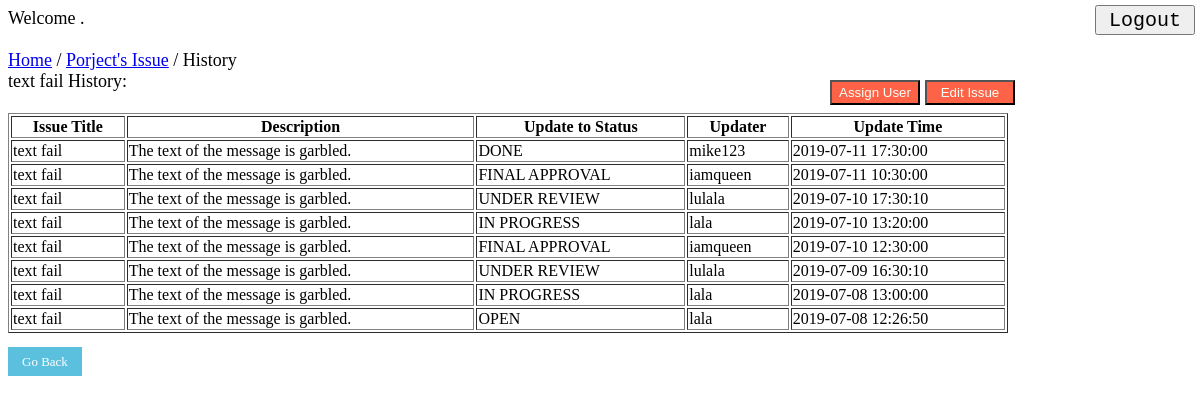
Screenshot of /history.php?iid=4 with the database file from the repository.
### tables this page shows
CREATE TABLE issue (
  iid int NOT NULL AUTO_INCREMENT,
  pid int NOT NULL,
  reporter int NOT NULL,
  reportTime datetime NOT NULL,
  title varchar(1000) DEFAULT NULL,
  idescription text DEFAULT NULL,
  currentStatus int NOT NULL,
  PRIMARY KEY (iid),
  KEY pid (pid),
  KEY reporter (reporter),
  KEY currentStatus (currentStatus),
  CONSTRAINT issue_ibfk_1 FOREIGN KEY (pid) REFERENCES project (pid) ON DELETE CASCADE ON UPDATE CASCADE,  
  CONSTRAINT issue_ibfk_2 FOREIGN KEY (reporter) REFERENCES user (uid) ON DELETE CASCADE ON UPDATE CASCADE,
  CONSTRAINT issue_ibfk_3 FOREIGN KEY (currentStatus) REFERENCES status (sid) ON DELETE CASCADE ON UPDATE CASCADE
);

CREATE TABLE history (
  iid int NOT NULL,
  htitle varchar(1000) DEFAULT NULL,
  hdescription text DEFAULT NULL,
  update_to_sid int NOT NULL, 
  uid int NOT NULL,
  updateTime datetime NOT NULL,
  PRIMARY KEY (iid, update_to_sid, uid, updateTime),
  KEY iid (iid),
  KEY update_to_sid (update_to_sid),
  KEY uid (uid),
  CONSTRAINT report_ibfk_1 FOREIGN KEY (iid) REFERENCES issue (iid) ON DELETE CASCADE ON UPDATE CASCADE,
  CONSTRAINT report_ibfk_2 FOREIGN KEY (update_to_sid) REFERENCES status (sid) ON DELETE CASCADE ON UPDATE CASCADE,
  CONSTRAINT report_ibfk_3 FOREIGN KEY (uid) REFERENCES user (uid) ON DELETE CASCADE ON UPDATE CASCADE
);

CREATE TABLE status (
  sid int NOT NULL AUTO_INCREMENT,
  sname varchar(1000) DEFAULT NULL,
  PRIMARY KEY (sid)
);

CREATE TABLE user (
  uid int NOT NULL AUTO_INCREMENT,
  email varchar(40) NOT NULL,
  username varchar(40) NOT NULL,
  password varchar(40) NOT NULL,
  PRIMARY KEY (uid)
);

### history.php (the view, shortened to what this page needs)
<?php
    include("include.php");
    function showHistory($pid, $iid){
        global $mysqli;
        echo "<font size=4>";
        echo '<table width="1000" border="1">';
        echo '<tr><th>Issue Title</th><th>Description</th><th>Update to Status</th><th>Updater</th><th>Update Time</th></tr>';
        $result = $mysqli->query("select iid, htitle, hdescription, sname, username, updateTime from history h, status s, user u where h.iid = '$iid' and h.update_to_sid = s.sid and h.uid = u.uid order by updateTime desc");
        if($result){
            while ($row = $result->fetch_row()){
                if($row[0] != ""){
                    echo '<tr>';
                    echo '<td>'.$row[1].'</td>';
                    echo '<td>'.$row[2].'</td>';
                    echo '<td>'.$row[3].'</td>';
                    echo '<td>'.$row[4].'</td>';
                    echo '<td>'.$row[5].'</td>';
                }
            }
        }
        echo "</table>";
        echo '<br><a href=issue.php?pid='.$pid.' id="btn_goback">Go Back</a>';
        echo "</font>";
    }
    if(isset($_GET['iid'])) {
        echo '<input type="button" value="Logout" onclick="location.href=\'logout.php\'" style="position:absolute;right:5px;top:5px;width:100px;height:30px;font-size:20px;font-family:monospace;">';
        echo '<form method="POST">';
        echo '<input type="submit" value="Assign User" name="assuser" style="position:absolute;left:830px;top:80px;width:90px;height:25px;background-color:#FF6347;color:#F5FFFA;">';
        echo '<input type="submit" value="Edit Issue" name="editiss" style="position:absolute;left:925px;top:80px;width:90px;height:25px;background-color:#FF6347;color:#F5FFFA;">';
        echo '</form>';
        $iid = htmlspecialchars($_GET['iid'], ENT_QUOTES);
        $uid = htmlspecialchars($_SESSION["uid"], ENT_QUOTES);
        $username = htmlspecialchars($_SESSION["username"], ENT_QUOTES);
        echo "<font size=4>";
        echo "Welcome $username. <br><br>";
        echo '<a href="index.php">Home</a> / ';
        echo "</font>";
        if($result = $mysqli->query("select pid, title from issue where iid = '$iid' ")){
            $row = $result->fetch_assoc();
            $pid = $row['pid'];
            $title = $row['title'];
            echo "<font size=4>";
            echo '<a href=issue.php?pid='.$pid.'>Porject\'s Issue</a> / History <br>';
            echo $title.' History: <br><br>';
            echo "</font>";
            $lead_result = $mysqli->query("select adminid from lead where adminid = '$uid' and pid = '$pid' ");
            if(isset($_POST["assuser"])) {
                if($lead_result->num_rows != 0){
                    assignUser($pid, $iid);
                }
                else{
                    echo '<script language="javascript">';
                    echo 'alert("You are not authorized to assign any user on this project.")';
                    echo '</script>';
                    showHistory($pid, $iid);
                }
            }
            else{
                showHistory($pid, $iid);
            }
        }
    }
?>
<!DOCTYPE html>
<html>
<head>
</head>
</html>

### history.php (style rules this page uses)
#btn_goback { color: #fff; background-color: #5bc0de; border-color: #5bc0de; padding: 7px 14px; text-decoration:none; width: 100px; height: 30px; font-size: small; }

### rows the page displays
issue: title "text fail"
history: htitle "text fail", hdescription "The text of the message is garbled.", update_to_sid.sname "DONE", uid.username "mike123", updateTime "2019-07-11 17:30:00"
history: htitle "text fail", hdescription "The text of the message is garbled.", update_to_sid.sname "FINAL APPROVAL", uid.username "iamqueen", updateTime "2019-07-11 10:30:00"
history: htitle "text fail", hdescription "The text of the message is garbled.", update_to_sid.sname "UNDER REVIEW", uid.username "lulala", updateTime "2019-07-10 17:30:10"
history: htitle "text fail", hdescription "The text of the message is garbled.", update_to_sid.sname "IN PROGRESS", uid.username "lala", updateTime "2019-07-10 13:20:00"
history: htitle "text fail", hdescription "The text of the message is garbled.", update_to_sid.sname "FINAL APPROVAL", uid.username "iamqueen", updateTime "2019-07-10 12:30:00"
history: htitle "text fail", hdescription "The text of the message is garbled.", update_to_sid.sname "UNDER REVIEW", uid.username "lulala", updateTime "2019-07-09 16:30:10"
history: htitle "text fail", hdescription "The text of the message is garbled.", update_to_sid.sname "IN PROGRESS", uid.username "lala", updateTime "2019-07-08 13:00:00"
history: htitle "text fail", hdescription "The text of the message is garbled.", update_to_sid.sname "OPEN", uid.username "lala", updateTime "2019-07-08 12:26:50"
